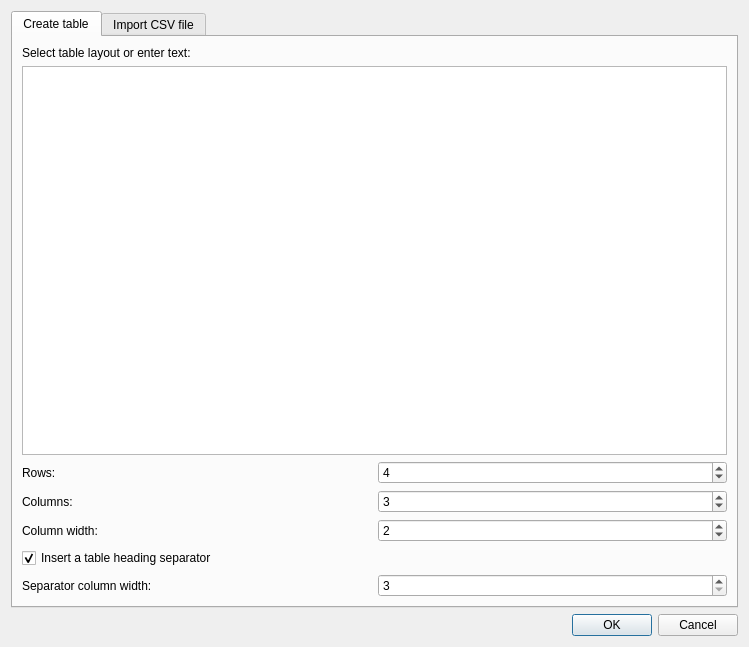
<?xml version="1.0" encoding="UTF-8"?>
<ui version="4.0">
 <class>TableDialog</class>
 <widget class="QDialog" name="TableDialog">
  <property name="geometry">
   <rect>
    <x>0</x>
    <y>0</y>
    <width>749</width>
    <height>647</height>
   </rect>
  </property>
  <property name="windowTitle">
   <string>Insert table</string>
  </property>
  <layout class="QGridLayout" name="gridLayout">
   <item row="0" column="0">
    <widget class="QTabWidget" name="tabWidget">
     <property name="currentIndex">
      <number>0</number>
     </property>
     <widget class="QWidget" name="createTab">
      <attribute name="title">
       <string>Create table</string>
      </attribute>
      <layout class="QGridLayout" name="gridLayout_2">
       <item row="6" column="0">
        <widget class="QLabel" name="label_3">
         <property name="text">
          <string>Column width:</string>
         </property>
        </widget>
       </item>
       <item row="8" column="0" colspan="2">
        <widget class="QCheckBox" name="headlineCheckBox">
         <property name="text">
          <string>Insert a table heading separator</string>
         </property>
         <property name="checked">
          <bool>true</bool>
         </property>
        </widget>
       </item>
       <item row="5" column="0">
        <widget class="QLabel" name="label_2">
         <property name="text">
          <string>Columns:</string>
         </property>
        </widget>
       </item>
       <item row="4" column="1">
        <widget class="QSpinBox" name="rowSpinBox">
         <property name="minimum">
          <number>1</number>
         </property>
         <property name="maximum">
          <number>100000000</number>
         </property>
         <property name="value">
          <number>4</number>
         </property>
        </widget>
       </item>
       <item row="4" column="0">
        <widget class="QLabel" name="label">
         <property name="text">
          <string>Rows:</string>
         </property>
        </widget>
       </item>
       <item row="5" column="1">
        <widget class="QSpinBox" name="columnSpinBox">
         <property name="minimum">
          <number>1</number>
         </property>
         <property name="maximum">
          <number>100000000</number>
         </property>
         <property name="value">
          <number>3</number>
         </property>
        </widget>
       </item>
       <item row="6" column="1">
        <widget class="QSpinBox" name="columnWidthSpinBox">
         <property name="toolTip">
          <string>The amount of spaces in a column</string>
         </property>
         <property name="minimum">
          <number>0</number>
         </property>
         <property name="maximum">
          <number>100000000</number>
         </property>
         <property name="value">
          <number>2</number>
         </property>
        </widget>
       </item>
       <item row="3" column="0" colspan="2">
        <widget class="QTableWidget" name="createTableWidget">
         <attribute name="horizontalHeaderVisible">
          <bool>false</bool>
         </attribute>
         <attribute name="horizontalHeaderDefaultSectionSize">
          <number>40</number>
         </attribute>
         <attribute name="verticalHeaderVisible">
          <bool>false</bool>
         </attribute>
         <attribute name="verticalHeaderDefaultSectionSize">
          <number>40</number>
         </attribute>
        </widget>
       </item>
       <item row="2" column="0" colspan="2">
        <widget class="QLabel" name="label_4">
         <property name="text">
          <string>Select table layout or enter text:</string>
         </property>
        </widget>
       </item>
       <item row="9" column="0">
        <widget class="QLabel" name="separatorColumnWidthLabel">
         <property name="text">
          <string>Separator column width:</string>
         </property>
        </widget>
       </item>
       <item row="9" column="1">
        <widget class="QSpinBox" name="separatorColumnWidthSpinBox">
         <property name="toolTip">
          <string>The amount of dash characters in the separator</string>
         </property>
         <property name="minimum">
          <number>3</number>
         </property>
         <property name="maximum">
          <number>100000000</number>
         </property>
         <property name="value">
          <number>3</number>
         </property>
        </widget>
       </item>
      </layout>
     </widget>
     <widget class="QWidget" name="importTab">
      <attribute name="title">
       <string>Import CSV file</string>
      </attribute>
      <layout class="QGridLayout" name="gridLayout_3">
       <item row="5" column="2">
        <widget class="QComboBox" name="textDelimiterComboBox">
         <property name="editable">
          <bool>true</bool>
         </property>
         <item>
          <property name="text">
           <string notr="true">&quot;</string>
          </property>
         </item>
         <item>
          <property name="text">
           <string notr="true">'</string>
          </property>
         </item>
        </widget>
       </item>
       <item row="4" column="0" colspan="2">
        <widget class="QLabel" name="label_6">
         <property name="text">
          <string>Separator:</string>
         </property>
        </widget>
       </item>
       <item row="1" column="2">
        <widget class="QPushButton" name="fileButton">
         <property name="text">
          <string>Select file</string>
         </property>
         <property name="icon">
          <iconset theme="document-open" resource="../breeze-qownnotes.qrc">
           <normaloff>:/icons/breeze-qownnotes/16x16/document-open.svg</normaloff>:/icons/breeze-qownnotes/16x16/document-open.svg</iconset>
         </property>
        </widget>
       </item>
       <item row="0" column="0" colspan="3">
        <widget class="QLabel" name="label_5">
         <property name="text">
          <string>Please select the CSV file you want to import:</string>
         </property>
        </widget>
       </item>
       <item row="6" column="0" colspan="3">
        <spacer name="verticalSpacer">
         <property name="orientation">
          <enum>Qt::Vertical</enum>
         </property>
         <property name="sizeHint" stdset="0">
          <size>
           <width>686</width>
           <height>47</height>
          </size>
         </property>
        </spacer>
       </item>
       <item row="4" column="2">
        <widget class="QComboBox" name="separatorComboBox">
         <property name="editable">
          <bool>true</bool>
         </property>
         <item>
          <property name="text">
           <string notr="true">,</string>
          </property>
         </item>
         <item>
          <property name="text">
           <string notr="true">;</string>
          </property>
         </item>
         <item>
          <property name="text">
           <string>\t</string>
          </property>
         </item>
        </widget>
       </item>
       <item row="1" column="0" colspan="2">
        <widget class="QLineEdit" name="fileLineEdit">
         <property name="readOnly">
          <bool>true</bool>
         </property>
         <property name="placeholderText">
          <string>CSV file</string>
         </property>
        </widget>
       </item>
       <item row="3" column="0" colspan="3">
        <widget class="QCheckBox" name="firstLineHeadlineCheckBox">
         <property name="text">
          <string>First line is the table heading</string>
         </property>
         <property name="checked">
          <bool>true</bool>
         </property>
        </widget>
       </item>
       <item row="2" column="0" colspan="3">
        <widget class="QPlainTextEdit" name="csvFileTextEdit">
         <property name="undoRedoEnabled">
          <bool>false</bool>
         </property>
         <property name="lineWrapMode">
          <enum>QPlainTextEdit::NoWrap</enum>
         </property>
         <property name="readOnly">
          <bool>true</bool>
         </property>
        </widget>
       </item>
       <item row="5" column="0" colspan="2">
        <widget class="QLabel" name="label_7">
         <property name="text">
          <string>Text-delimiter:</string>
         </property>
        </widget>
       </item>
      </layout>
     </widget>
    </widget>
   </item>
   <item row="1" column="0">
    <widget class="QDialogButtonBox" name="buttonBox">
     <property name="orientation">
      <enum>Qt::Horizontal</enum>
     </property>
     <property name="standardButtons">
      <set>QDialogButtonBox::Cancel|QDialogButtonBox::Ok</set>
     </property>
    </widget>
   </item>
  </layout>
 </widget>
 <resources>
  <include location="../breeze-qownnotes.qrc"/>
 </resources>
 <connections>
  <connection>
   <sender>buttonBox</sender>
   <signal>accepted()</signal>
   <receiver>TableDialog</receiver>
   <slot>accept()</slot>
   <hints>
    <hint type="sourcelabel">
     <x>248</x>
     <y>254</y>
    </hint>
    <hint type="destinationlabel">
     <x>157</x>
     <y>274</y>
    </hint>
   </hints>
  </connection>
  <connection>
   <sender>buttonBox</sender>
   <signal>rejected()</signal>
   <receiver>TableDialog</receiver>
   <slot>reject()</slot>
   <hints>
    <hint type="sourcelabel">
     <x>316</x>
     <y>260</y>
    </hint>
    <hint type="destinationlabel">
     <x>286</x>
     <y>274</y>
    </hint>
   </hints>
  </connection>
 </connections>
</ui>
